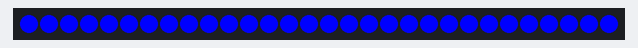
A sketch run on a simulated Arduino Uno, built with avr-gcc and run on an emulated ATmega328P. On the bench: 30 RGB LEDs in strip order, left to right. Random numbers use the default seed unless the sketch sets one.

Above: at 0.15 s.
At 19.22 s:
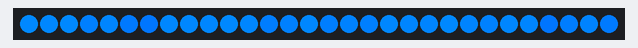
At 39.83 s:
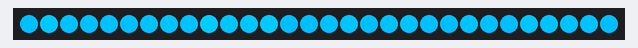

The sketch:

testledSalleMagie.ino
```cpp
#include <FastLED.h>

#define LED_PIN     9
#define NUM_LEDS    30
#define BRIGHTNESS  255
#define LED_TYPE    WS2812B
#define COLOR_ORDER GRB

CRGB leds[NUM_LEDS];

// Variables for the moving turquoise-white effect
int position = 0;
int direction = 1;
int y;
int g;
uint8_t turquoiseMax = 128; // Maximum intensity for turquoise color

void setup() {
  FastLED.addLeds<LED_TYPE, LED_PIN, COLOR_ORDER>(leds, NUM_LEDS).setCorrection(TypicalLEDStrip);
  FastLED.setBrightness(BRIGHTNESS);
  randomSeed(analogRead(0)); // Seed for randomness
  for (int i = 0; i < NUM_LEDS; i++) {
    leds[i] = CRGB(0, 0, 255);
  }
}

void loop() {
  // Set all LEDs to blue


if (g == y)
{
y = random(0,255);
}

    if (g > y)
    {
      g -= 1;
    }
    else if (g < y)
    {
      g += 1;
    }


  // Create a moving turquoise to white effect
  for (int i = 0; i < 5; i++) {  // Adjust the length of the effect
    int pos = random(0,NUM_LEDS);
    leds[pos] = CRGB(0, g, 255); // Turquoise color
    //turquoiseMax = max(0, turquoiseMax - 25); // Gradually reduce the turquoise component
  }

  turquoiseMax = 128; // Reset turquoiseMax for next loop

  FastLED.show();
  delay(10);  // Adjust the delay to change the speed of the effect

  // Update position for the moving effect
  position += direction;
  if (position == NUM_LEDS || position == -1) {
    direction = -direction;
    position += direction;
  }
  }
```
